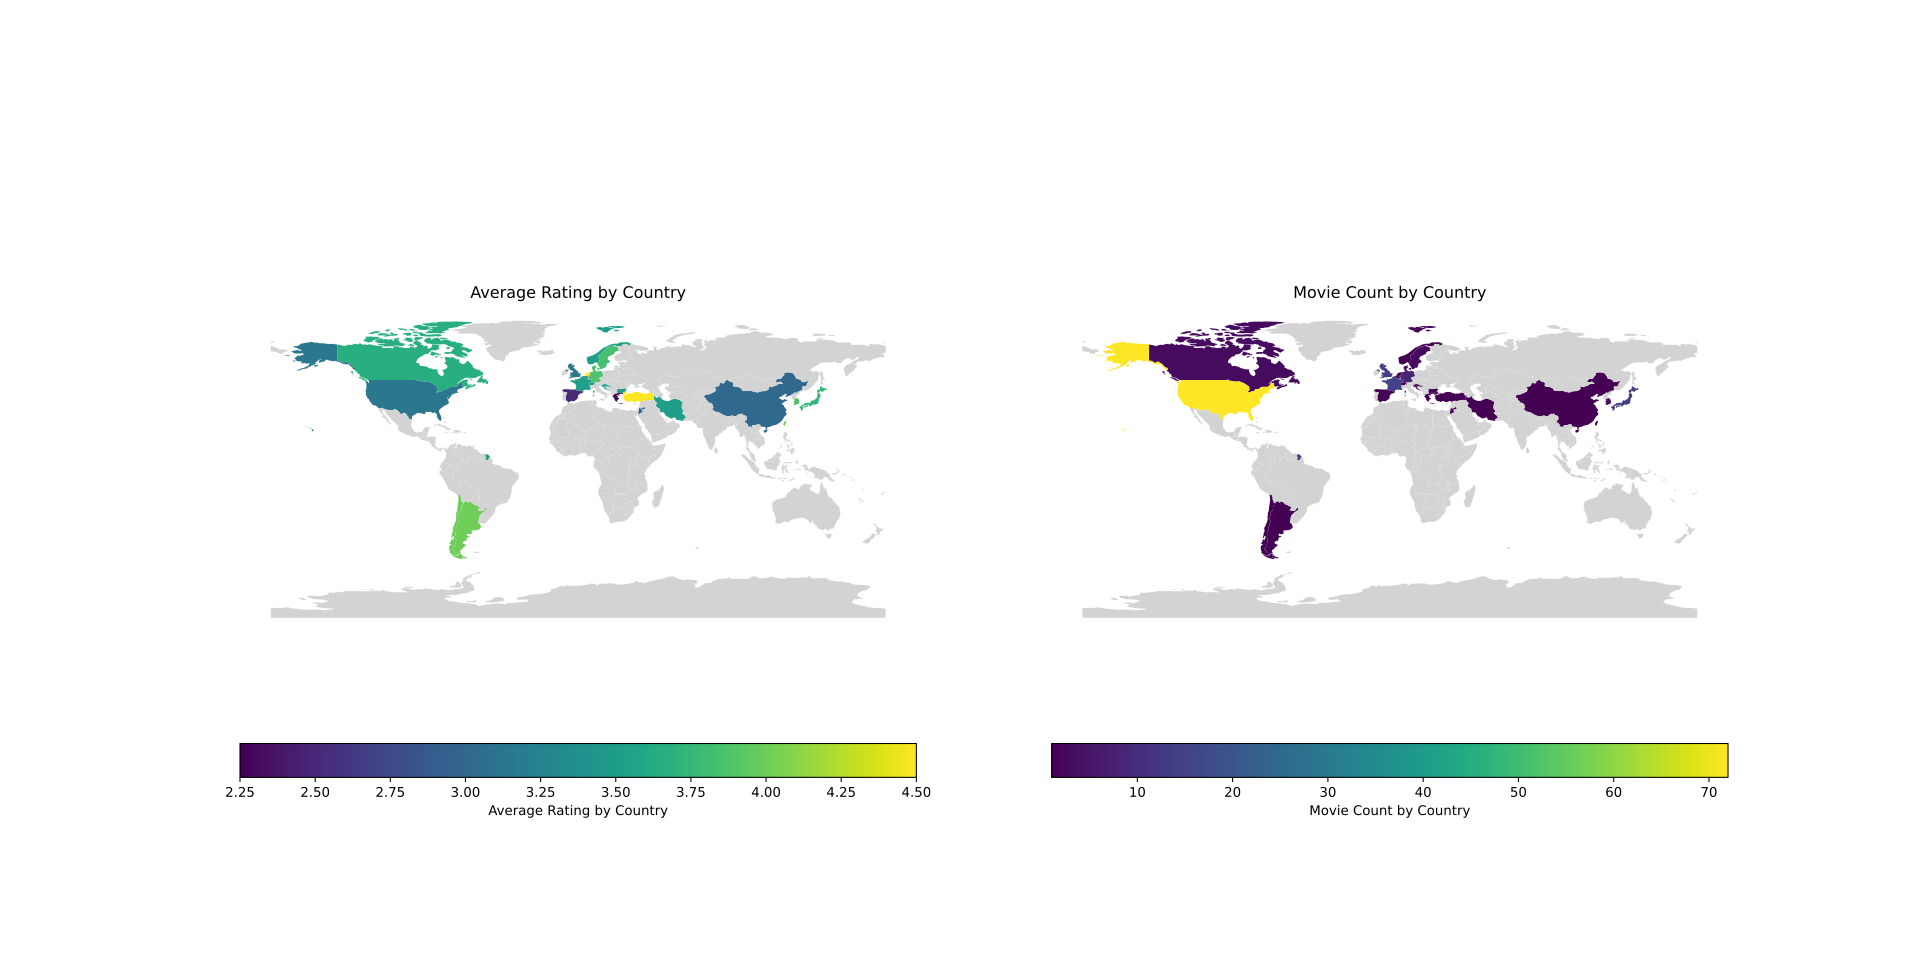

The script that saved this image:
import json
import geopandas as gpd
import matplotlib.pyplot as plt
import pandas as pd

with open('movies_with_countries.json', 'r', encoding='utf-8') as json_file:
    movies = json.load(json_file)

data = []
for movie in movies:
    for country in movie['origin_country']:
        data.append({
            'country': country,
            'rating': movie['rating']
        })

df = pd.DataFrame(data)

avg_rating = df.groupby('country')['rating'].mean().reset_index()
movie_count = df.groupby('country')['rating'].size().reset_index(name='count')

world = gpd.read_file(gpd.datasets.get_path('naturalearth_lowres'))

world_avg_rating = world.merge(avg_rating, how='left', left_on='name', right_on='country')
world_movie_count = world.merge(movie_count, how='left', left_on='name', right_on='country')


fig, ax = plt.subplots(1, 2, figsize=(20, 10))

world_avg_rating.plot(column='rating', ax=ax[0], legend=True,
                      legend_kwds={'label': "Average Rating by Country",
                                   'orientation': "horizontal"},
                      missing_kwds={'color': 'lightgrey'})
ax[0].set_title('Average Rating by Country')
ax[0].set_axis_off()

world_movie_count.plot(column='count', ax=ax[1], legend=True,
                       legend_kwds={'label': "Movie Count by Country",
                                    'orientation': "horizontal"},
                       missing_kwds={'color': 'lightgrey'})
ax[1].set_title('Movie Count by Country')
ax[1].set_axis_off()

fig.savefig('plot.svg', format='svg')

plt.tight_layout()
plt.show()
